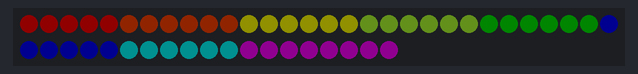
A sketch run on a simulated Arduino Uno, built with avr-gcc and run on an emulated ATmega328P. Shown: 49 RGB LEDs in strip order, left to right, continuing on the next row. Dim RGB values are drawn brighter than linear.

Above: at 4.1 s.
At 39.34 s:
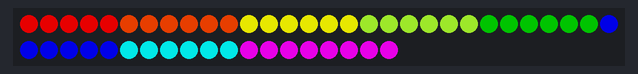

Measured:
- what the display in image 0 shows lasts 1.1 s, from 4.0 s to 5.1 s

The sketch:

programme_nuance.ino
```cpp
#include "FastLED.h"
#define NUM_LEDS 49
// Data pin that led data will be written out over
#define DATA_PIN 3
#define MAX_BRIGHTNESS 255
#define MIN_BRIGHTNESS 16

const int brightnessInPin = A0;
CRGB leds[NUM_LEDS];// This is an array of leds.  One item for each led in your strip.


void setup() {
  // sanity check delay - allows reprogramming if accidently blowing power w/leds
    delay(2000);

      FastLED.addLeds<WS2811, DATA_PIN, RGB>(leds, NUM_LEDS).setCorrection(TypicalLEDStrip);


}

void loop() {

   /*for(int i = 0 ; i < NUM_LEDS ; i++) {
      leds[i] = CRGB::Red; // led i
      // Show the leds
      FastLED.show();
      // Wait a little bit
      delay(40);
   } ;*/


for(int i = 0 ; i < 5 ; i++) {

      leds[i] = CRGB(255,0,0) ; // led i

      // Show the leds
      FastLED.show();
      FastLED.setBrightness(MAX_BRIGHTNESS);
      // Wait a little bit
      delay(40);
  };


for(int i = 5 ; i < 11 ; i++) {

      leds[i] = CRGB(255,69,0); // led i
      FastLED.setBrightness(220);
      // Show the leds
      FastLED.show();

      // Wait a little bit
      delay(40);

};


for(int i = 11 ; i < 17 ; i++) {

      leds[i] = CRGB(255,255,0); // led i
      FastLED.setBrightness(180);
      // Show the leds
      FastLED.show();

      // Wait a little bit
      delay(40);
};

for(int i = 17 ; i < 23 ; i++) {

      leds[i] = CRGB(173,255,47); // led i
      FastLED.setBrightness(126);
      // Show the leds
      FastLED.show();

      // Wait a little bit
      delay(40);
};

for(int i = 23 ; i < 29 ; i++) {

      leds[i] = CRGB(0,128,0); // led i green
      FastLED.setBrightness(80);
      // Show the leds
      FastLED.show();

      // Wait a little bit
      delay(40);
};

for(int i = 29 ; i < 35 ; i++) {

      leds[i] = CRGB(0,0,255); // led i blue
      FastLED.setBrightness(48);
      // Show the leds
      FastLED.show();

      // Wait a little bit
      delay(40);
};

for(int i = 35 ; i < 41 ; i++) {

      leds[i] = CRGB(0,255,255); // led i
      FastLED.setBrightness(32);
      // Show the leds
      FastLED.show();

      // Wait a little bit
      delay(40);
};

for(int i = 41 ; i < NUM_LEDS ; i++) {

      leds[i] = CRGB(255,0,255); // led i
      FastLED.setBrightness(MIN_BRIGHTNESS);
      // Show the leds
      FastLED.show();

      // Wait a little bit
      delay(40);
};
delay(1000);
};
```
